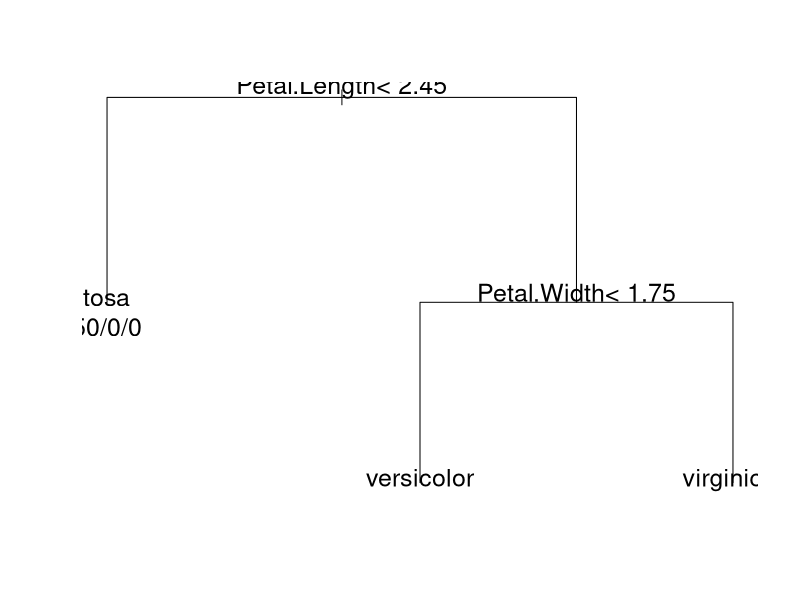

Generate this figure with R:
#install.packages("rpart")
library(rpart)
fit = rpart(Species~.,data =iris)
plot(fit)
text(fit,use.n=TRUE,cex=1.5)#原本是沒有文字的(cex字體大小)
